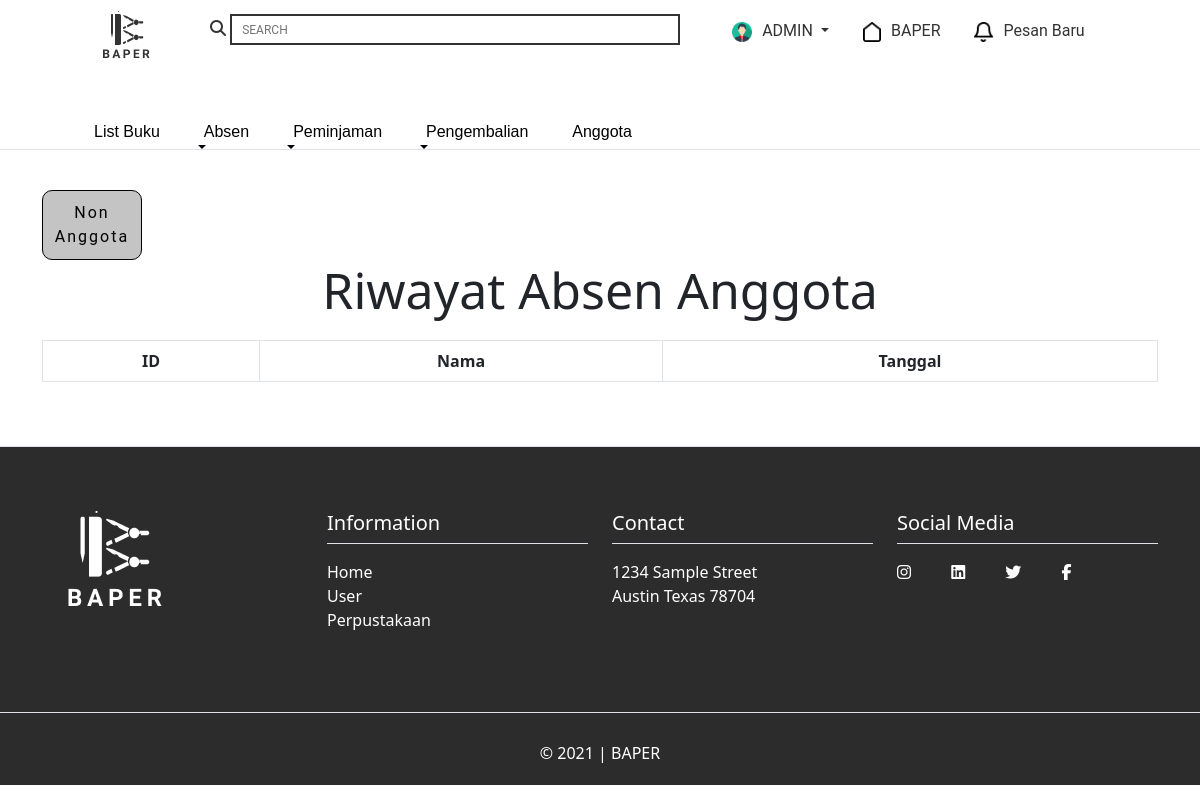
The app's page /riwayat_absen_anggota.php (signed in), older data.
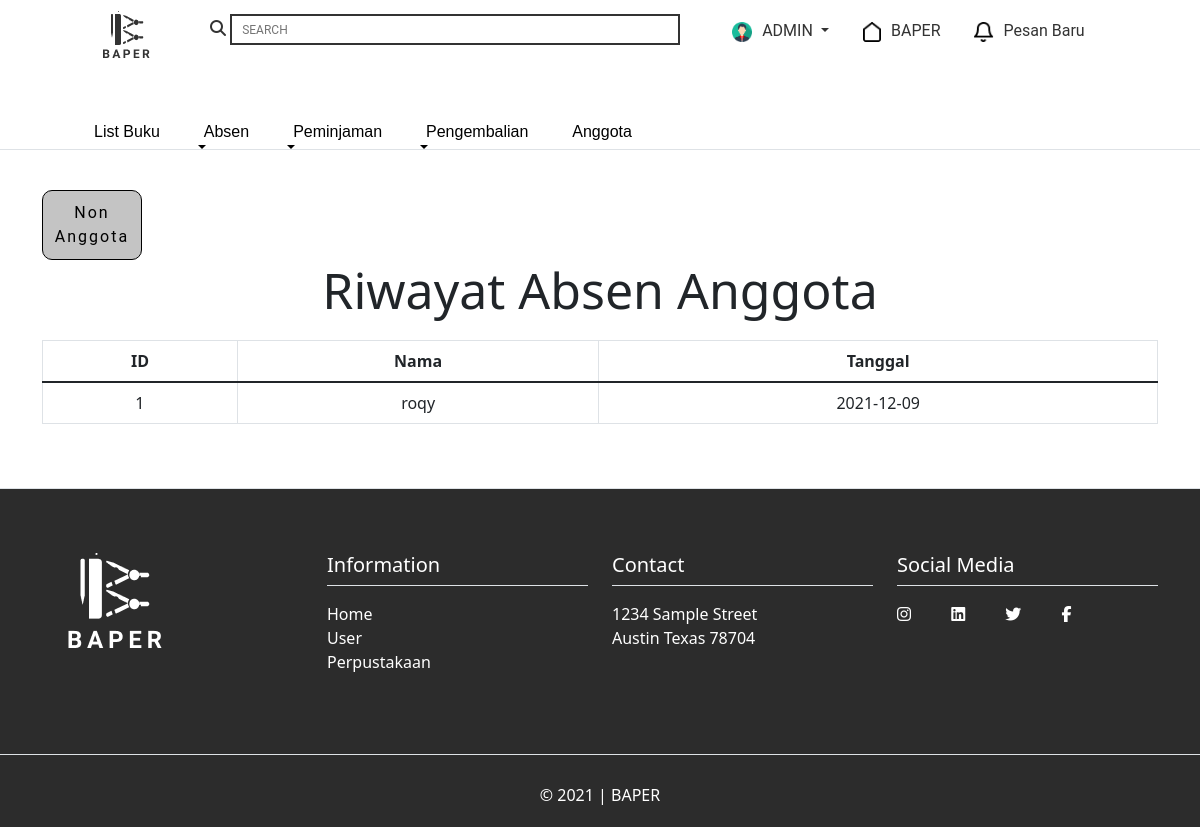
The same page, newer data.
### tables this page shows
CREATE TABLE `absenanggota` (
  `id_absen_anggota` int(11) NOT NULL,
  `id_anggota` int(11) NOT NULL,
  `tanggal` date NOT NULL
);

CREATE TABLE `user` (
  `id_user` int(11) NOT NULL,
  `email` varchar(50) NOT NULL,
  `nama_user` varchar(50) NOT NULL,
  `tanggal_lahir` date NOT NULL,
  `gambar` varchar(255) NOT NULL,
  `hp` varchar(50) NOT NULL,
  `alamat` varchar(255) NOT NULL,
  `tipe` int(11) NOT NULL,
  `password` varchar(255) NOT NULL
);

### riwayat_absen_anggota.php (the view, shortened to what this page needs)
<?php
include('./db_login.php');
$query = $db->query('SELECT * FROM `user` join absenanggota on user.id_user =  absenanggota.id_anggota');
if (!$query) {
    die($db->error);
} else {
?>
    <!DOCTYPE html>
    <html lang="en">
    <head>
        <link href="https://cdn.jsdelivr.net/npm/bootstrap@5.1.3/dist/css/bootstrap.min.css" rel="stylesheet" />
        <link rel="stylesheet" href="Front end/style/riwayat_absen_anggota.css" />
    </head>
    <body>
        <?php
        include('nav_admin.php');
        ?>
        <main>
            <div class="container" style="padding-top: 10%;">
                <div class="row">
                    <div class="col">
                        <div class="tmbl-non">
                            <a href="riwayat_absen_non.php">Non<br>Anggota</a>
                        </div>
                    </div>
                </div>
            </div>
            <div class="container text-center" style="padding-top: 0%; ">
                <div class="row">
                    <div class="col-md-12">
                        <div class="bg-table">
                            <div class="table-abs">
                                <h1 style="font-size: 50px;">Riwayat Absen Anggota</h1>
                            </div>
                        </div>
                    </div>
                </div>
            </div>
            <div class="container text-center" style="padding-top: 1%; overflow-y:scroll; ">
                <div class="row">
                    <div class="col-md-12">
                        <div class="table-responsive">
                            <table class="table table-bordered">
                                <thead>
                                    <tr>
                                        <th rules="cols">ID</th>
                                        <th>Nama</th>
                                        <th>Tanggal</th>
                                    </tr>
                                </thead>
                                <tbody>
                                <?php
                                while ($row = $query->fetch_object()) {
                                    $nama = $row->nama_user;
                                    $id = $row->id_user;
                                    $tgl = $row->tanggal;
                                    echo '
                                <tr>
                                    <td>' . $id . '</td>
                                    <td>' . $nama . '</td>
                                    <td>' . $tgl . '</td>
                                </tr>';
                                }
                            }
                                ?>
                                </tbody>
                            </table>
                        </div>
                    </div>
                </div>
            </div>
        </main>
        <?php
        include('footer.php')
        ?>
    </body>
    </html>

Row changes from the older to the newer data that the page shows:
added absenanggota: id_anggota.id_user "1", id_anggota.nama_user "roqy", tanggal "2021-12-09"
